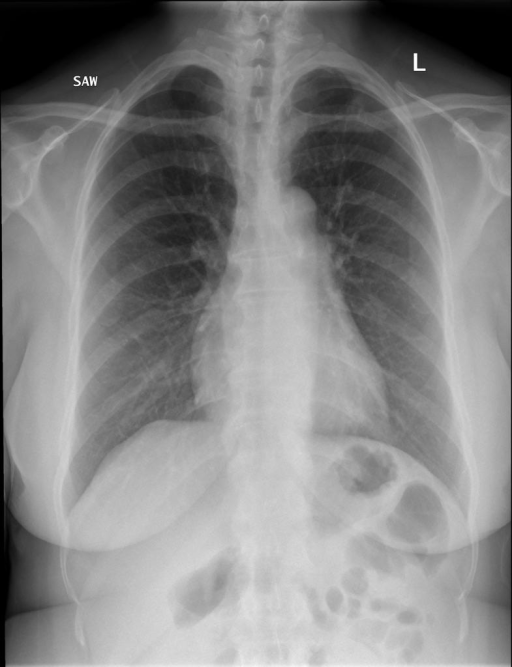
#> input picture CXR20_IM-0653-1001.png, 512 x 667 px; the run also reads 1 picture not shown here
$ python SIFT.py
#> lines starting #> are read from the running program, lines starting #| are printed output that depends on the picture
import cv2
from os import listdir
from os.path import isfile, join

#I. --SIFT on two images TEST--
#Read images
img1 = cv2.imread('CXR20_IM-0653-1001.png')
#> img1 is the input picture: shape (667, 512, 3); min 0, max 254, mean 132
img2 = cv2.imread('CXR20_IM-0653-1001_mod.png')
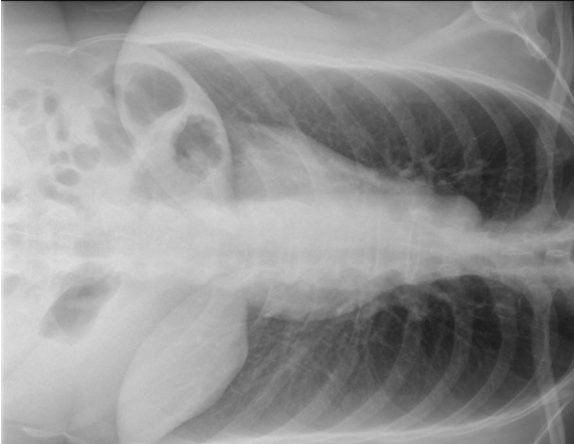
#> input picture CXR20_IM-0653-1001_mod.png, 574 x 444 px
#> img2 is the input picture: shape (444, 574, 3); min 8, max 255, mean 147.3
cv2.imshow('img1',img1)
cv2.imshow('img2',img2)

#SIFT Test
sift = cv2.SIFT_create()
keypoints_1, descriptors_1 = sift.detectAndCompute(img1,None)
#> keypoints_1 = 85 keypoints; strongest (x, y, size): (415, 55, 2.8), (424, 69, 2), (85, 78, 2.1), (416, 68, 3.2)
keypoints_2, descriptors_2 = sift.detectAndCompute(img2,None)
#> keypoints_2 = 51 keypoints; strongest (x, y, size): (445, 333, 77.9), (421, 239, 66.9), (151, 42, 35.2), (476, 291, 25.4)
#print(len(keypoints_1), len(keypoints_2))
bf = cv2.BFMatcher(cv2.NORM_L1, crossCheck=True)
matches = bf.match(descriptors_1,descriptors_2)
#> matches = 28 matches
matches = sorted(matches, key = lambda x:x.distance)
#print(len(matches))
img3 = cv2.drawMatches(img1, keypoints_1, img2, keypoints_2, matches[0:30], img2, flags=2)
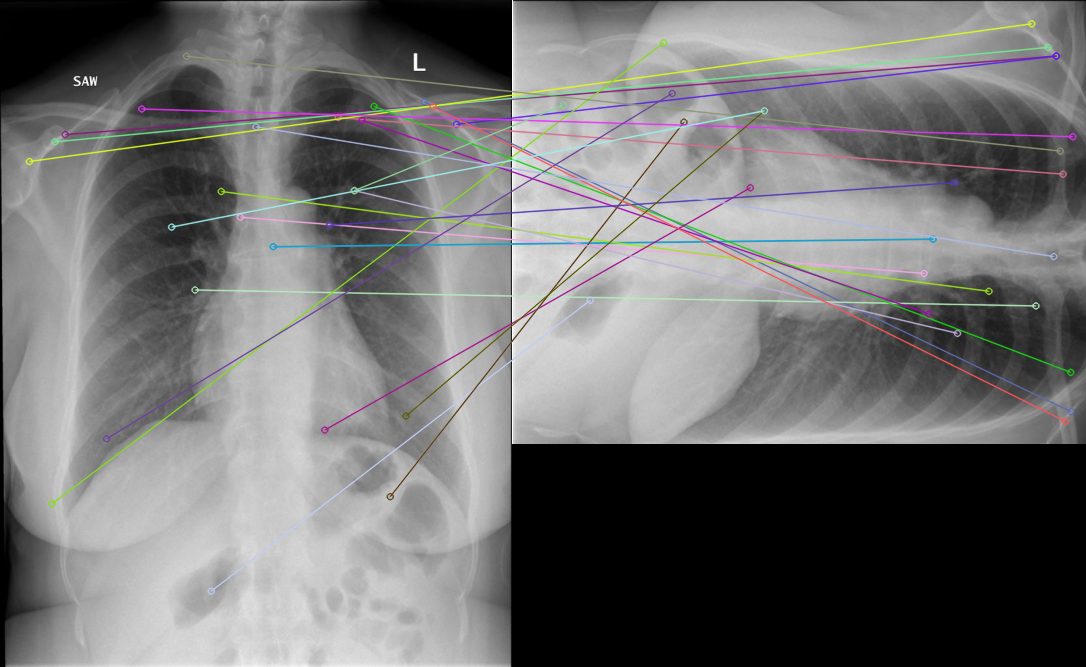
#> img3: shape (667, 1086, 3); mean B, G, R 114, 113.9, 114.2
cv2.imshow('img',img3)
cv2.waitKey(0)


#II. IMAGE SEARCH
onlyfiles = [f for f in listdir("C:/Users/lilia/github/BioMed_SIFT/test") if isfile(join("C:/Users/lilia/github/BioMed_SIFT/test", f))] #List of pic names
max=0.02*len(onlyfiles) #Max images is 2% of the total number of images to avoid having too much images
image_matching=[]
img1 = cv2.imread('4369.png') #Base image
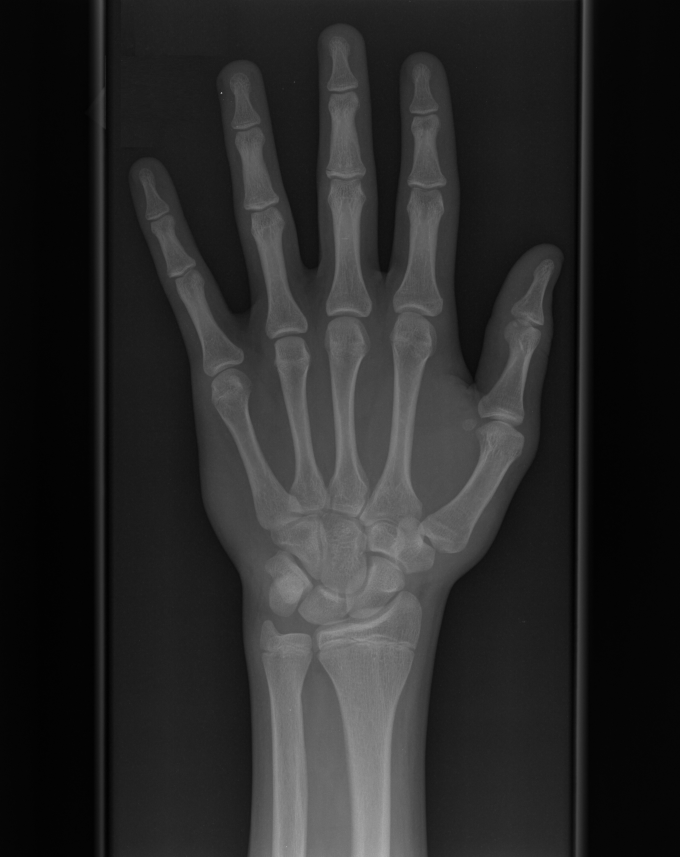
#> input picture 4369.png, 2040 x 2570 px (shown at 1/3 size)
#> img1 is the input picture: shape (2570, 2040, 3); min 0, max 255, mean 40

for i in range(len(onlyfiles)):
    print(round((i/len(onlyfiles))*100,2),'%') #Show progression
    #Open image with OpenCv
    name='C:/Users/lilia/github/BioMed_SIFT/test/'+onlyfiles[i]
    img2 = cv2.imread(name)
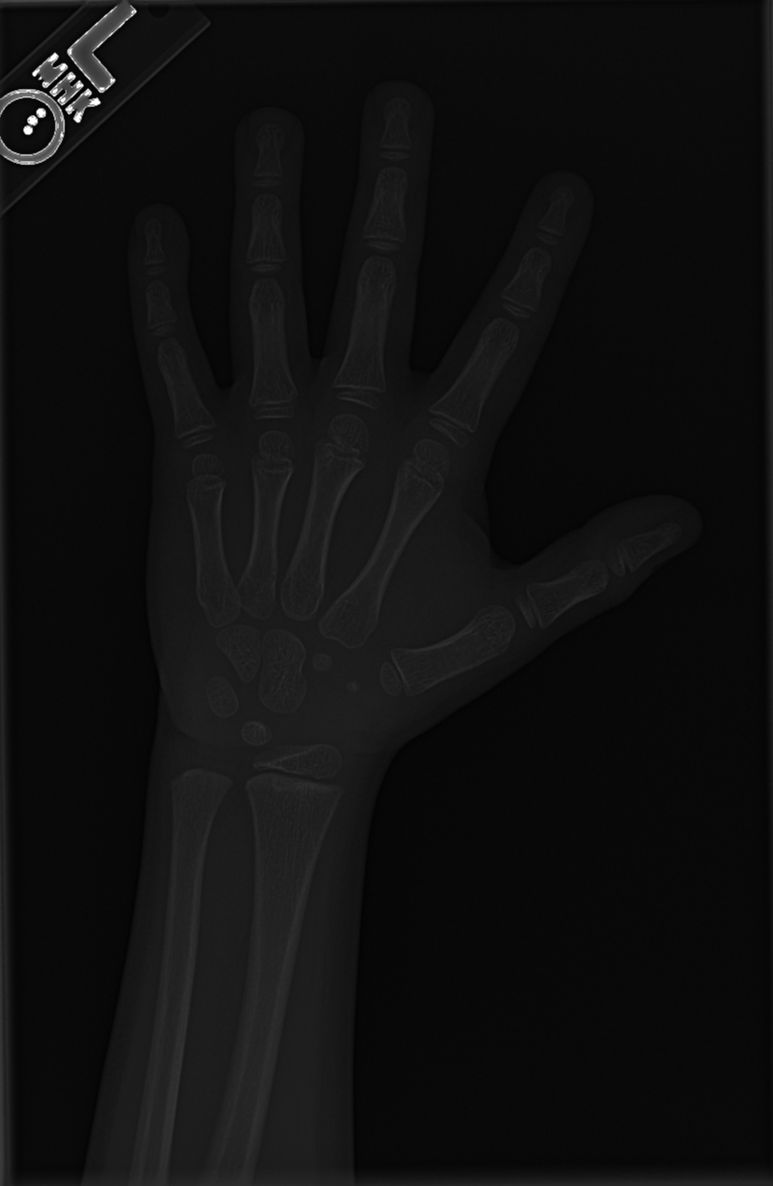
#> input picture test/4393.png, 773 x 1186 px, found by its file name
#> img2 is the input picture: shape (1186, 773, 3); min 0, max 255, mean 16

    #PART 1 --SIFT--
    sift = cv2.SIFT_create()
    keypoints_1, descriptors_1 = sift.detectAndCompute(img1, None)
#> keypoints_1 = 30 keypoints; strongest (x, y, size): (664, 279, 2.5), (1051, 1621, 600.5), (1570, 1005, 111.4), (1278, 683, 98.5)
    keypoints_2, descriptors_2 = sift.detectAndCompute(img2, None)
#> keypoints_2 = 140 keypoints; strongest (x, y, size): (28, 130, 5.5), (96, 102, 5.2), (78, 118, 5.1), (54, 57, 5)
    bf = cv2.BFMatcher(cv2.NORM_L1, crossCheck=True)
    matches = bf.match(descriptors_1, descriptors_2)
#> matches = 9 matches
    matches = sorted(matches, key=lambda x: x.distance)

    #PART 2 --Ranking--
    #If the list has not enough element add anything
    if len(image_matching)<max:
        image_matching.append([matches,name,keypoints_1,keypoints_2])
        image_matching.sort(key=lambda x: len(x[0]),reverse=True)
        #for j in image_matching:
            #print(j[1],len(j[0]))
    #If the list has enough element, add only if there is more matching element than the minimum in the list
    if len(image_matching)>max and len(matches)>len(image_matching[-1][0]):
        image_matching.pop(-1)
        image_matching.append([matches,name,keypoints_1,keypoints_2])
        image_matching.sort(key=lambda x: len(x[0]),reverse=True)
        #for j in image_matching:
            #print(j[1],len(j[0]))

#PART 3 --Show Results--
for i in image_matching:
    img2 = cv2.imread(i[1])
    img3 = cv2.drawMatches(img1, i[2], img2, i[3], i[0][0:100], img2, flags=2)
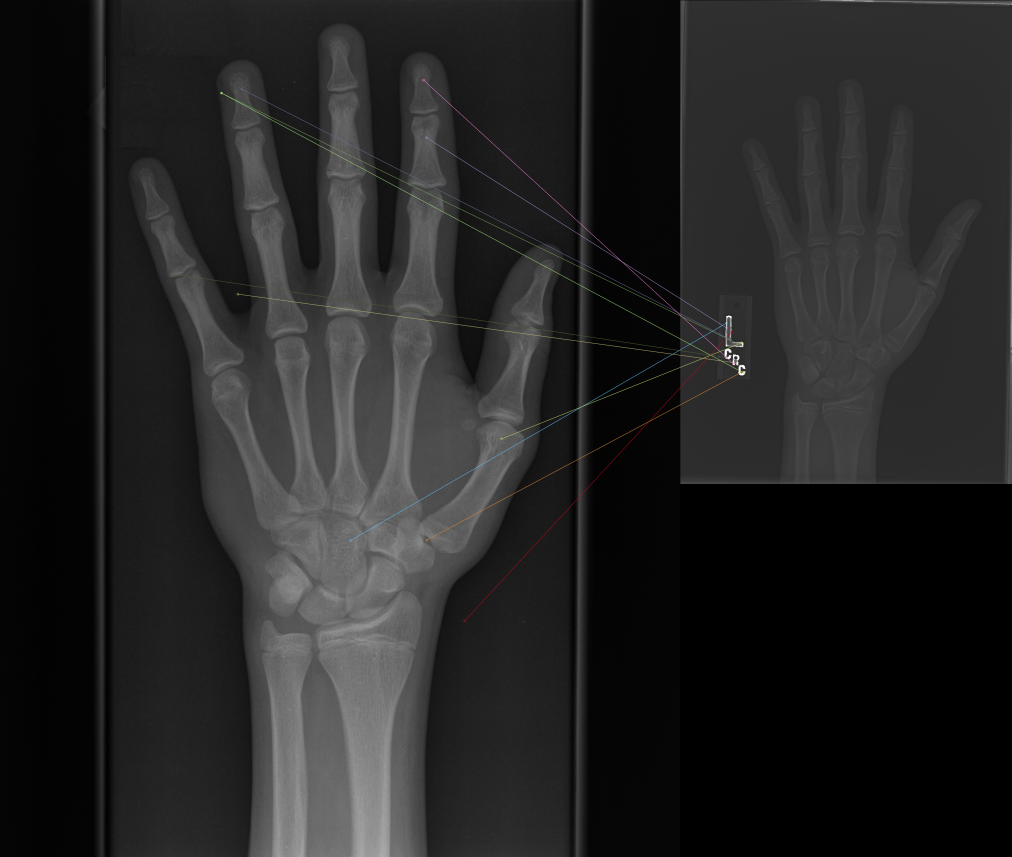
#> img3: shape (2570, 3034, 3) (shown at 1/3 size); mean B, G, R 36.2, 36.2, 36.3
    imS = cv2.resize(img3, (1500, 1000))
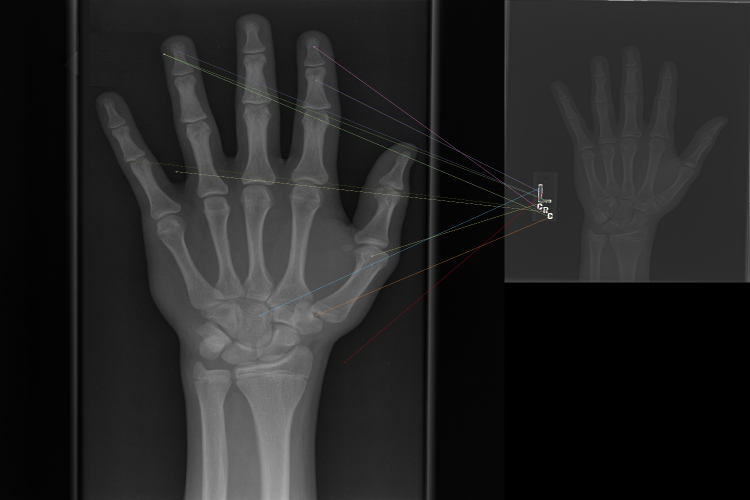
#> imS: shape (1000, 1500, 3) (shown at 1/2 size); mean B, G, R 36.1, 36.2, 36.2
    cv2.imshow('img',imS)
    cv2.waitKey(0)
